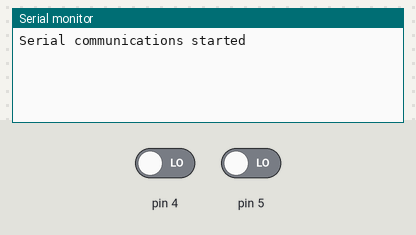
Recording of a sketch running on a simulated Arduino Uno, built with avr-gcc and run on an emulated ATmega328P. Parts: the last lines printed to the serial monitor. Inputs (shaded band) come from the test bench; at power-on: pin 4 LOW, pin 5 LOW.

Above: at 1.2 s.
1.3 s: pin 4 driven HIGH
At 1.9 s:
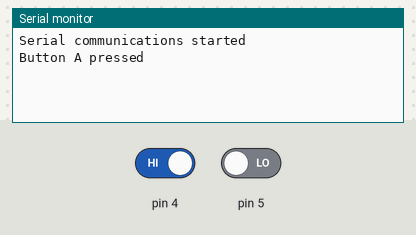
2.8 s: pin 5 driven HIGH
At 4.0 s:
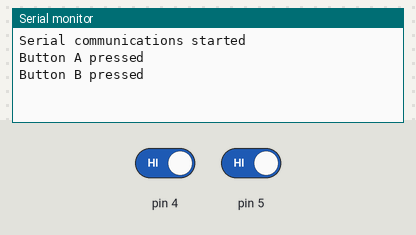
4.3 s: pin 4 driven LOW
At 5.4 s:
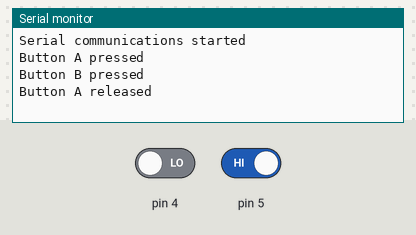
5.8 s: pin 5 driven LOW
At 6.5 s:
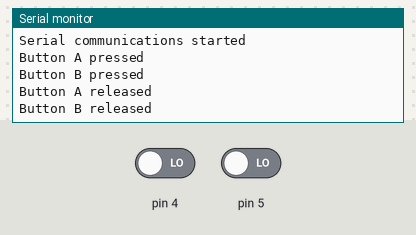

Measured:
- after the input at 1.3 s, the serial monitor: prints a new line at once (image 1)
- after the input at 2.8 s, the serial monitor: prints a new line at once (image 2)
- after the input at 4.3 s, the serial monitor: prints a new line at once (image 3)
- after the input at 5.8 s, the serial monitor: prints a new line at once (image 4)

The sketch:

main.ino
```cpp
int buttonA;
int buttonAPrev;
int buttonB;
int buttonBPrev;

void setup() {
  Serial.begin(9600);
  Serial.println("Serial communications started");

  buttonA = digitalRead(4);
  buttonB = digitalRead(5);
  buttonAPrev = buttonA;
  buttonBPrev = buttonB;
}

void loop() {
  buttonA = digitalRead(4);
  buttonB = digitalRead(5);

  /* Red button controls */
  if(buttonAPrev == 0 && buttonA == 1) {
    Serial.println("Button A pressed");
  }

  if(buttonAPrev == 1 && buttonA == 0) {
    Serial.println("Button A released");
  }

  /* Blue button controls */
  if(buttonBPrev == 0 && buttonB == 1) {
    Serial.println("Button B pressed");
  }

  if(buttonBPrev == 1 && buttonB == 0) {
    Serial.println("Button B released");
  }


  buttonAPrev = buttonA;
  buttonBPrev = buttonB;
}
```
